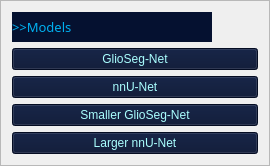
            <widget class="QFrame" name="outlineButtons">
             <property name="sizePolicy">
              <sizepolicy hsizetype="Preferred" vsizetype="Preferred">
               <horstretch>0</horstretch>
               <verstretch>0</verstretch>
              </sizepolicy>
             </property>
             <property name="maximumSize">
              <size>
               <width>400</width>
               <height>16777215</height>
              </size>
             </property>
             <property name="styleSheet">
              <string notr="true">QFrame#outlineButtons{
background-color: rgb(5, 17, 48);
border-image: url(UI/pictures/background_buttons.png);
}</string>
             </property>
             <property name="frameShape">
              <enum>QFrame::StyledPanel</enum>
             </property>
             <property name="frameShadow">
              <enum>QFrame::Raised</enum>
             </property>
             <layout class="QGridLayout" name="gridLayout_4">
              <item row="0" column="1">
               <spacer name="horizontalSpacer_2">
                <property name="orientation">
                 <enum>Qt::Horizontal</enum>
                </property>
                <property name="sizeHint" stdset="0">
                 <size>
                  <width>40</width>
                  <height>20</height>
                 </size>
                </property>
               </spacer>
              </item>
              <item row="1" column="0" colspan="2">
               <widget class="QPushButton" name="BS_L_Button">
                <property name="sizePolicy">
                 <sizepolicy hsizetype="Preferred" vsizetype="Preferred">
                  <horstretch>0</horstretch>
                  <verstretch>0</verstretch>
                 </sizepolicy>
                </property>
                <property name="maximumSize">
                 <size>
                  <width>16777215</width>
                  <height>40</height>
                 </size>
                </property>
                <property name="font">
                 <font>
                  <family>Arial</family>
                  <pointsize>9</pointsize>
                  <weight>50</weight>
                  <italic>false</italic>
                  <bold>false</bold>
                 </font>
                </property>
                <property name="focusPolicy">
                 <enum>Qt::NoFocus</enum>
                </property>
                <property name="contextMenuPolicy">
                 <enum>Qt::NoContextMenu</enum>
                </property>
                <property name="styleSheet">
                 <string notr="true">QPushButton{
	font: 9pt &quot;Arial&quot;;
	text-transform: none;
	border-image:url(UI/pictures/button2.png);
	color:rgb(170, 255, 255);
	background-color: rgb(5, 17, 48);
}
QPushButton::checked{
	font: 9pt &quot;Arial&quot;;
	text-transform: none;
	border-image:url(UI/pictures/button2_checked.png);
	color: rgb(170, 255, 255);
	background-color: rgb(5, 17, 48);
	border: none;
}</string>
                </property>
                <property name="locale">
                 <locale language="English" country="UnitedStates"/>
                </property>
                <property name="inputMethodHints">
                 <set>Qt::ImhNone</set>
                </property>
                <property name="text">
                 <string notr="true">GlioSeg-Net</string>
                </property>
                <property name="checkable">
                 <bool>true</bool>
                </property>
                <property name="flat">
                 <bool>false</bool>
                </property>
               </widget>
              </item>
              <item row="0" column="0">
               <widget class="QLabel" name="leadText_2">
                <property name="minimumSize">
                 <size>
                  <width>200</width>
                  <height>30</height>
                 </size>
                </property>
                <property name="maximumSize">
                 <size>
                  <width>16777215</width>
                  <height>30</height>
                 </size>
                </property>
                <property name="font">
                 <font>
                  <family>华光书宋一_CNKI</family>
                  <pointsize>10</pointsize>
                  <weight>50</weight>
                  <italic>false</italic>
                  <bold>false</bold>
                 </font>
                </property>
                <property name="autoFillBackground">
                 <bool>false</bool>
                </property>
                <property name="styleSheet">
                 <string notr="true">font: 10pt;
background-color:rgb(5, 17, 48);
color: rgb(0, 176, 240);</string>
                </property>
                <property name="text">
                 <string>&gt;&gt;Models</string>
                </property>
                <property name="scaledContents">
                 <bool>true</bool>
                </property>
                <property name="alignment">
                 <set>Qt::AlignLeading|Qt::AlignLeft|Qt::AlignVCenter</set>
                </property>
                <property name="wordWrap">
                 <bool>true</bool>
                </property>
               </widget>
              </item>
              <item row="4" column="0" colspan="2">
               <widget class="QPushButton" name="BS_TS_Button">
                <property name="sizePolicy">
                 <sizepolicy hsizetype="Preferred" vsizetype="Preferred">
                  <horstretch>0</horstretch>
                  <verstretch>0</verstretch>
                 </sizepolicy>
                </property>
                <property name="maximumSize">
                 <size>
                  <width>16777215</width>
                  <height>40</height>
                 </size>
                </property>
                <property name="font">
                 <font>
                  <family>Arial</family>
                  <pointsize>9</pointsize>
                  <weight>50</weight>
                  <italic>false</italic>
                  <bold>false</bold>
                 </font>
                </property>
                <property name="contextMenuPolicy">
                 <enum>Qt::NoContextMenu</enum>
                </property>
                <property name="styleSheet">
                 <string notr="true">QPushButton{
	font: 9pt &quot;Arial&quot;;
	text-transform: none;
	border-image:url(UI/pictures/button2.png);
	color:rgb(170, 255, 255);
	background-color: rgb(5, 17, 48);
}
QPushButton::checked{
	font: 9pt &quot;Arial&quot;;
	text-transform: none;
	border-image:url(UI/pictures/button2_checked.png);
	color: rgb(170, 255, 255);
	background-color: rgb(5, 17, 48);
	border: none;
}</string>
                </property>
                <property name="inputMethodHints">
                 <set>Qt::ImhNone</set>
                </property>
                <property name="text">
                 <string notr="true">Larger nnU-Net</string>
                </property>
                <property name="checkable">
                 <bool>true</bool>
                </property>
                <property name="flat">
                 <bool>false</bool>
                </property>
               </widget>
              </item>
              <item row="2" column="0" colspan="2">
               <widget class="QPushButton" name="BS_Button">
                <property name="sizePolicy">
                 <sizepolicy hsizetype="Preferred" vsizetype="Preferred">
                  <horstretch>0</horstretch>
                  <verstretch>0</verstretch>
                 </sizepolicy>
                </property>
                <property name="maximumSize">
                 <size>
                  <width>16777215</width>
                  <height>40</height>
                 </size>
                </property>
                <property name="font">
                 <font>
                  <family>Arial</family>
                  <pointsize>9</pointsize>
                  <weight>50</weight>
                  <italic>false</italic>
                  <bold>false</bold>
                 </font>
                </property>
                <property name="contextMenuPolicy">
                 <enum>Qt::NoContextMenu</enum>
                </property>
                <property name="styleSheet">
                 <string notr="true">QPushButton{
	font: 9pt &quot;Arial&quot;;
	text-transform: none;
	border-image:url(UI/pictures/button2.png);
	color:rgb(170, 255, 255);
	background-color: rgb(5, 17, 48);
}
QPushButton::checked{
	font: 9pt &quot;Arial&quot;;
	text-transform: none;
	border-image:url(UI/pictures/button2_checked.png);
	color: rgb(170, 255, 255);
	background-color: rgb(5, 17, 48);
	border: none;
}</string>
                </property>
                <property name="inputMethodHints">
                 <set>Qt::ImhNone</set>
                </property>
                <property name="text">
                 <string notr="true">nnU-Net</string>
                </property>
                <property name="checkable">
                 <bool>true</bool>
                </property>
                <property name="flat">
                 <bool>false</bool>
                </property>
               </widget>
              </item>
              <item row="3" column="0" colspan="2">
               <widget class="QPushButton" name="BS_L_TS_Button">
                <property name="sizePolicy">
                 <sizepolicy hsizetype="Preferred" vsizetype="Preferred">
                  <horstretch>0</horstretch>
                  <verstretch>0</verstretch>
                 </sizepolicy>
                </property>
                <property name="maximumSize">
                 <size>
                  <width>16777215</width>
                  <height>40</height>
                 </size>
                </property>
                <property name="font">
                 <font>
                  <family>Arial</family>
                  <pointsize>9</pointsize>
                  <weight>50</weight>
                  <italic>false</italic>
                  <bold>false</bold>
                 </font>
                </property>
                <property name="contextMenuPolicy">
                 <enum>Qt::NoContextMenu</enum>
                </property>
                <property name="styleSheet">
                 <string notr="true">QPushButton{
	font: 9pt &quot;Arial&quot;;
	text-transform: none;
	border-image:url(UI/pictures/button2.png);
	color:rgb(170, 255, 255);
	background-color: rgb(5, 17, 48);
}
QPushButton::checked{
	font: 9pt &quot;Arial&quot;;
	text-transform: none;
	border-image:url(UI/pictures/button2_checked.png);
	color: rgb(170, 255, 255);
	background-color: rgb(5, 17, 48);
	border: none;
}</string>
                </property>
                <property name="inputMethodHints">
                 <set>Qt::ImhNone</set>
                </property>
                <property name="text">
                 <string notr="true">Smaller GlioSeg-Net</string>
                </property>
                <property name="checkable">
                 <bool>true</bool>
                </property>
                <property name="flat">
                 <bool>false</bool>
                </property>
               </widget>
              </item>
             </layout>
            </widget>
